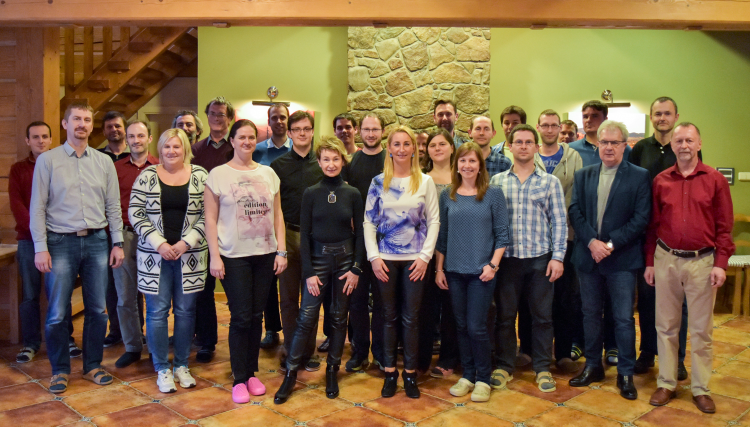
#> input picture imgs/irafm_2017.jpg, 1500 x 853 px, given as the content of the folder sample_equalized, which was not available (shown at 1/2 size)
$ jupyter execute GZAPV_cv_03_03_eye_extraction.ipynb   (text cells are left out)
#> lines starting #> are read from the running program, lines starting #| are printed output that depends on the picture; after the words box and inside, x2 and y2 are one past the last pixel; in counts of white or black regions, pixels touching at a corner belong together; pictures that were not available may be replaced by others from this repository, and a replacement may not be noted
[cell 1]
import cv2 as cv
from glob import glob
import numpy as np
import matplotlib.pyplot as plt

[cell 2]
# [52 lines left out: functions separation_folder_hough, resize_folder, equalize, not called in this run]


def extract(paths, out_dir):
#> called with out_dir = 'sample_extracted'
    for path in paths:
        base_name = path.split('/')[1]
        img = cv.imread(path)
#> img is the input picture: shape (853, 1500, 3); mean B, G, R 70.1, 97.3, 120
        before = img.copy()

        out_img = cv.fastNlMeansDenoisingColored(img, 3)
        out_img = cv.medianBlur(out_img, 5)

        dx, dy = cv.spatialGradient(cv.cvtColor(out_img, cv.COLOR_BGR2GRAY))
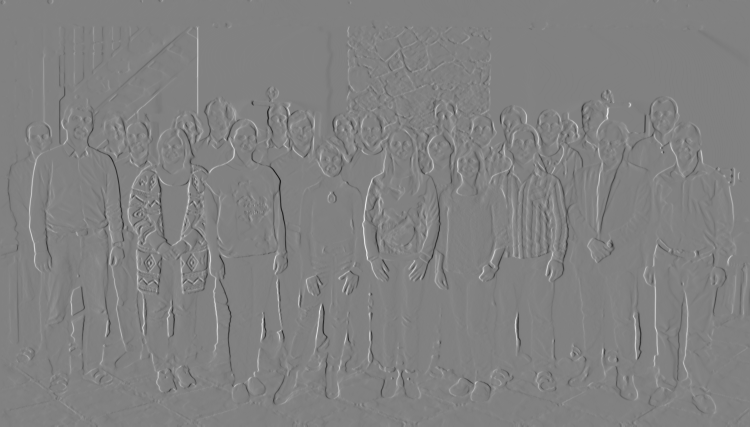
#> dx: shape (853, 1500) int16 (shown at 1/2 size); min -716, max 696, mean 0.2; drawn with min black and max white
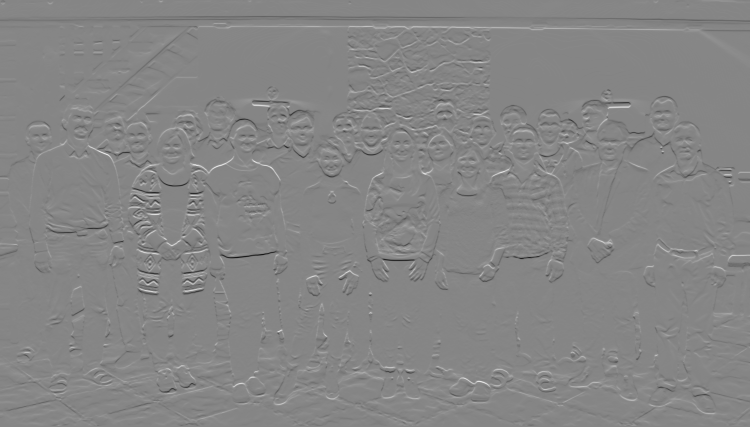
#> dy: shape (853, 1500) int16 (shown at 1/2 size); min -757, max 685, mean -0.1; drawn with min black and max white
        out_img = np.power(np.power(dx,2.0)+np.power(dy,2.0), 0.5)
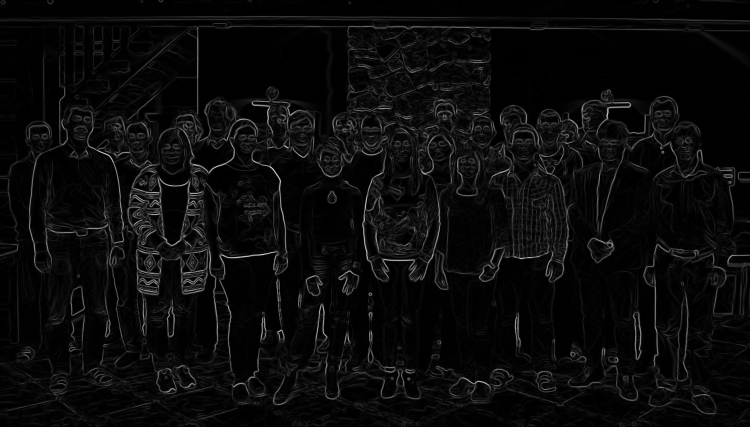
#> out_img: shape (853, 1500) float64 (shown at 1/2 size); min 0, max 799.8, mean 35; drawn with min black and max white


        out_img = out_img.astype('uint8')
        out_img = cv.medianBlur(out_img, 5)
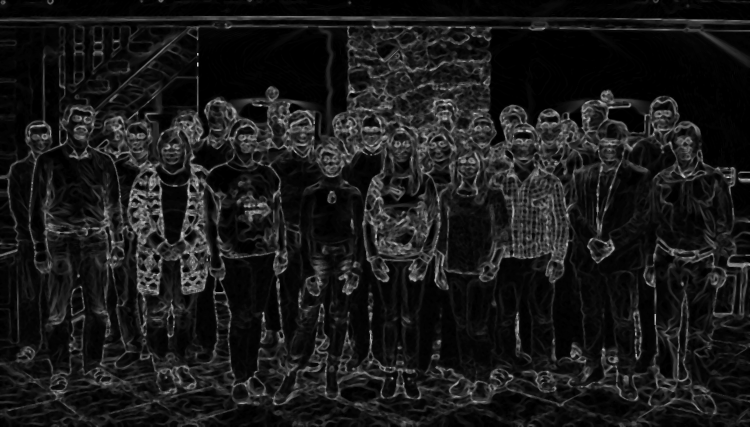
#> out_img: shape (853, 1500) (shown at 1/2 size); min 0, max 214, mean 25.4
        out_img = cv.medianBlur(out_img, 5)

        _,out_img = cv.threshold(out_img,0,255,cv.THRESH_BINARY+cv.THRESH_OTSU)
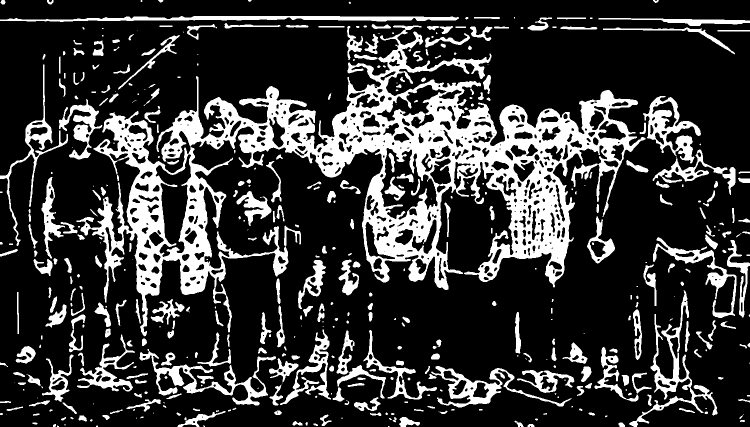
#> out_img: shape (853, 1500) (shown at 1/2 size); 22% white; 472 white regions (136 under 20 px), largest, box (x1, y1, x2, y2) and area: (313, 51, 1291, 580) 121224, (153, 222, 577, 673) 39842, (0, 32, 918, 44) 6097
        cv.imwrite(out_dir+'/'+base_name, out_img)


        out_img = cv.morphologyEx(out_img, cv.MORPH_OPEN, cv.getStructuringElement(cv.MORPH_ELLIPSE, (3,3)))
#> out_img: shape (853, 1500); 21.9% white; 440 white regions (102 under 20 px), largest, box (x1, y1, x2, y2) and area: (313, 51, 1291, 580) 120047, (153, 222, 577, 673) 39344, (0, 32, 918, 44) 6097
        out_img = cv.morphologyEx(out_img, cv.MORPH_CLOSE, cv.getStructuringElement(cv.MORPH_ELLIPSE, (9,9)))
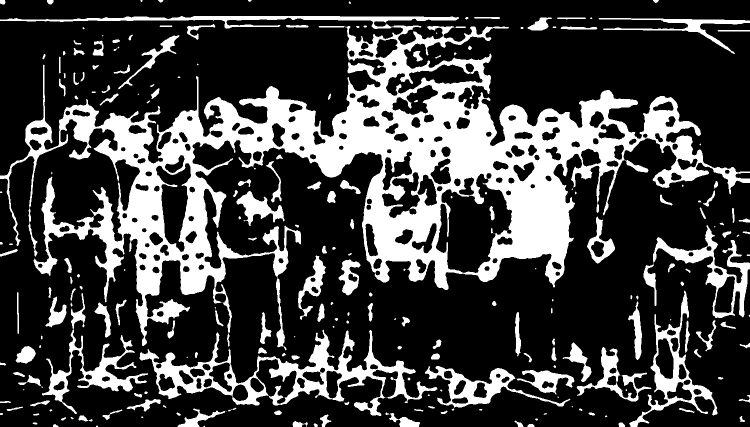
#> out_img: shape (853, 1500) (shown at 1/2 size); 25.8% white; 243 white regions (60 under 20 px), largest, box (x1, y1, x2, y2) and area: (0, 32, 1500, 701) 233931, (279, 659, 875, 832) 22234, (84, 586, 296, 828) 7648
        out_img = cv.GaussianBlur(out_img, (3,3), 1)//255
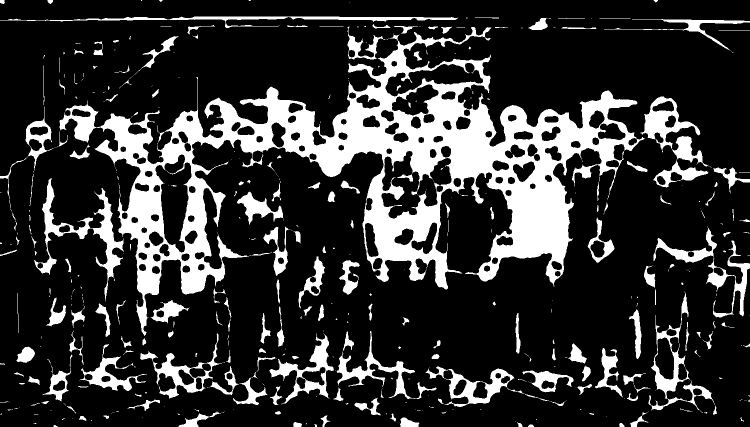
#> out_img: shape (853, 1500) (shown at 1/2 size); values 0 (black) and 1 (white), 20.4% white; 481 white regions (288 under 20 px), largest, box (x1, y1, x2, y2) and area: (119, 54, 1289, 672) 165662, (1281, 193, 1419, 375) 7686, (68, 356, 247, 603) 7401
        out_img = before*np.expand_dims(out_img, -1)
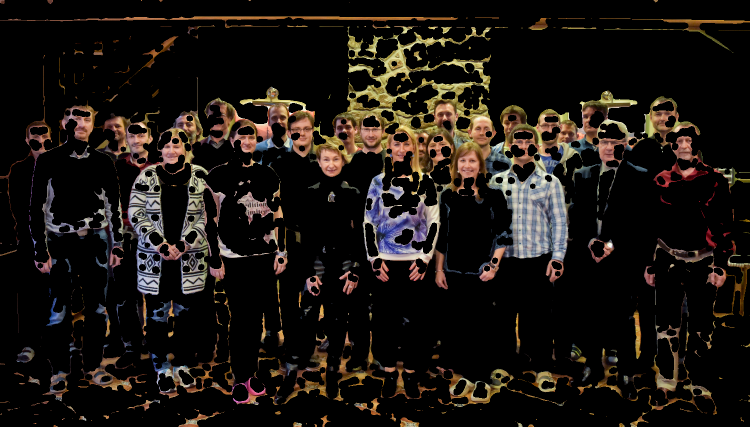
#> out_img: shape (853, 1500, 3) (shown at 1/2 size); mean B, G, R 18.4, 22.6, 27.8
        cv.imwrite(out_dir+'/'+base_name, out_img)

[cell 3]
#separation_folder_hough(sorted(glob('sample/*.*')), 'sample_hough')
#resize_folder(sorted(glob('sample_hough/*.*')), 'sample_hough_resized', 1024)
#equalize(sorted(glob('sample_hough_resized/*.*')), 'equalized')
extract(sorted(glob('sample_equalized/*.*')), 'sample_extracted')

[cell 4]
img = cv.imread('test_clahe.jpg')
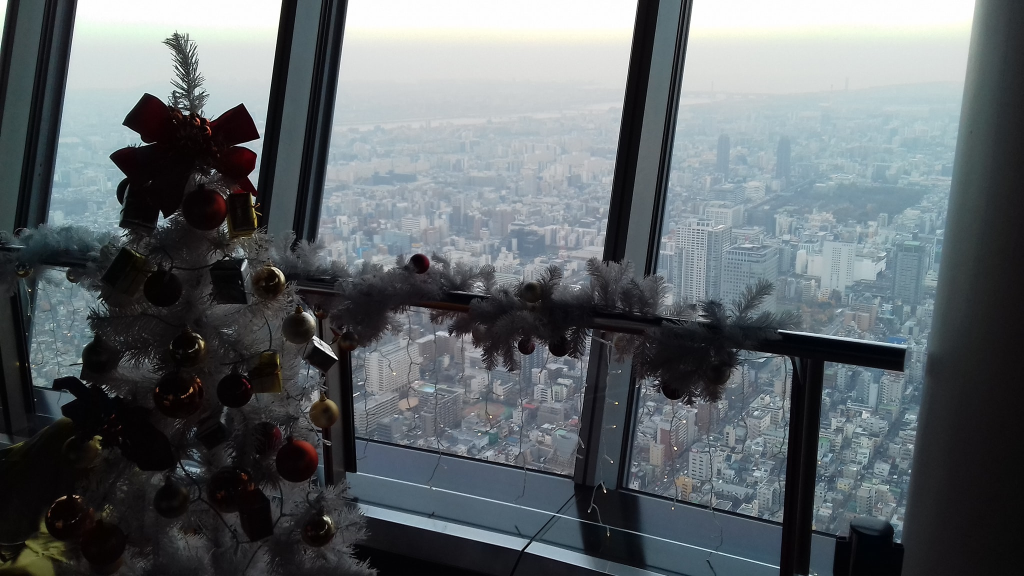
#> input picture imgs/test_clahe.jpg, 2048 x 1152 px, found by its file name (shown at 1/2 size)
#> img is the input picture: shape (1152, 2048, 3); mean B, G, R 104.9, 101.1, 94.8

img = cv.cvtColor(img, cv.COLOR_BGR2LAB)
#> img: shape (1152, 2048, 3); mean of channels 0, 1, 2 103.3, 126.7, 125.1
clahe = cv.createCLAHE(clipLimit = 1.0, tileGridSize = (8,8))
img[...,0] = clahe.apply(img[...,0])
#> img: shape (1152, 2048, 3); mean of channels 0, 1, 2 110, 126.7, 125.1
img = cv.cvtColor(img, cv.COLOR_LAB2BGR)
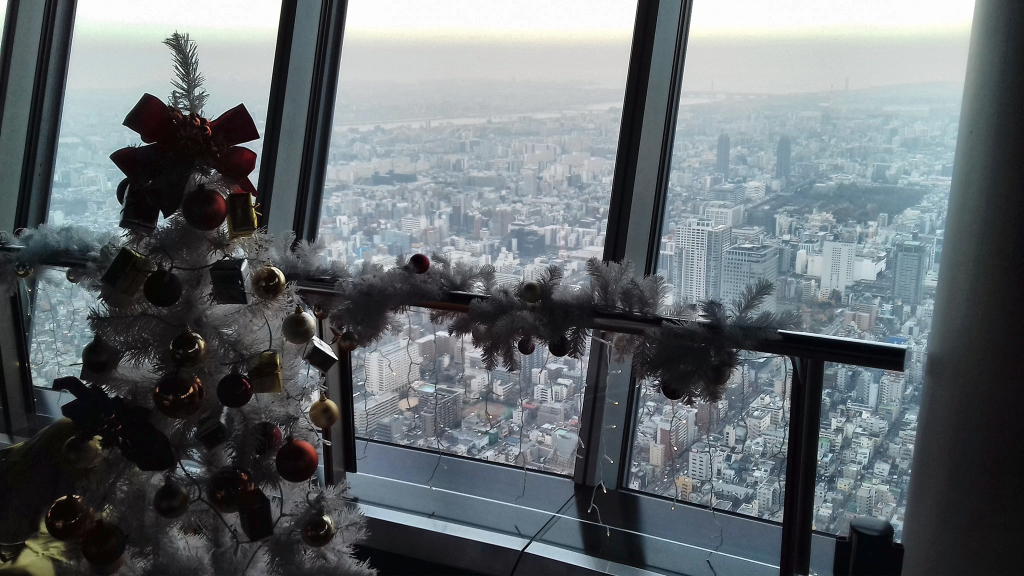
#> img: shape (1152, 2048, 3) (shown at 1/2 size); mean B, G, R 111.3, 107.6, 101.1
cv.imwrite('test_clahe_finished.jpg', img)

plt.figure(figsize=(20,20))
plt.imshow(img)
